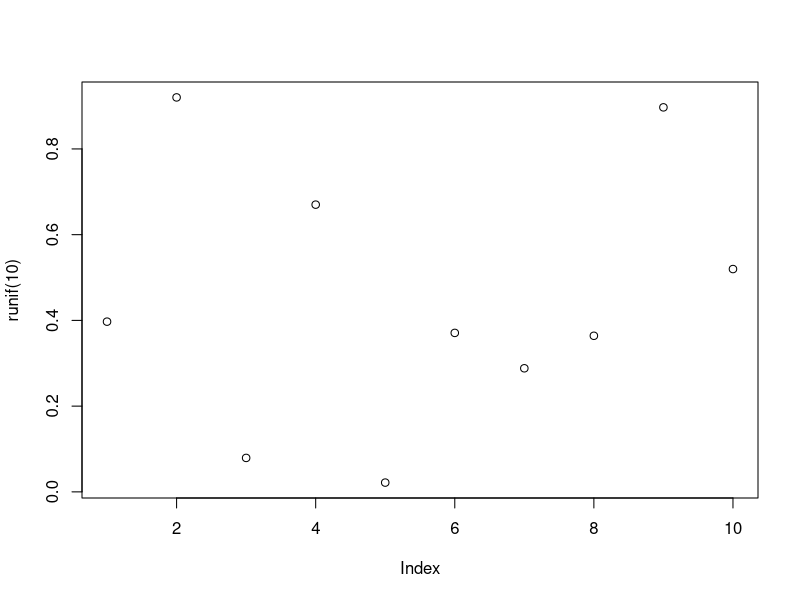
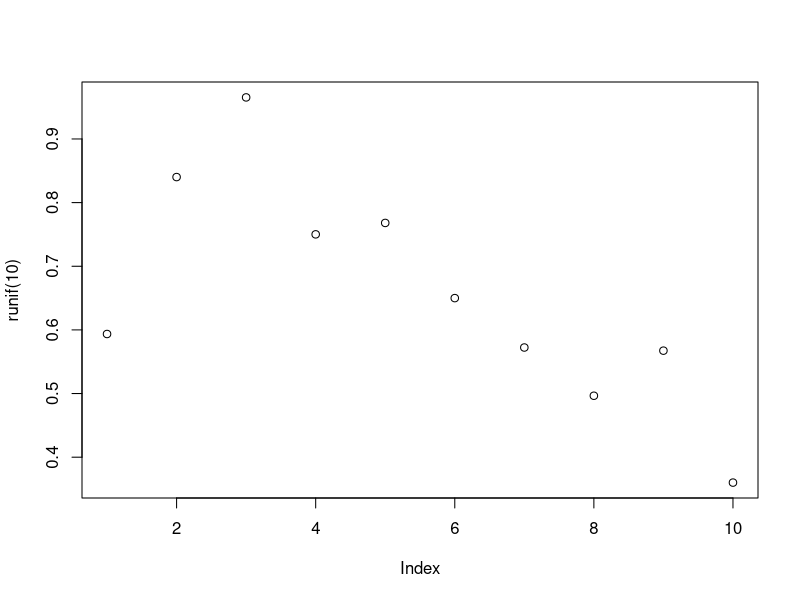

The R source for these figures, in order:
## ---- chunk 1
plot(runif(10))
## ---- chunk 2
plot(runif(10))
